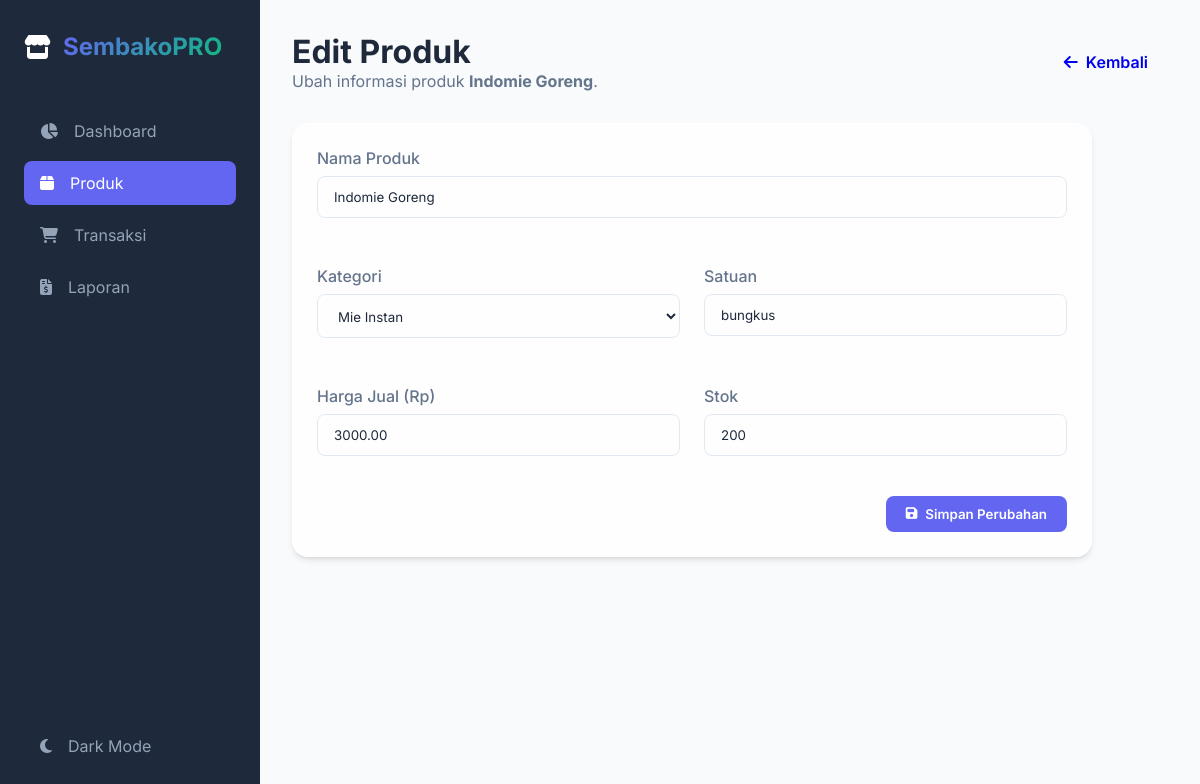
/product-edit.php?id=5, run on the app's committed database.
### tables this page shows
CREATE TABLE IF NOT EXISTS products (
    id INT AUTO_INCREMENT PRIMARY KEY,
    category_id INT,
    name VARCHAR(255) NOT NULL,
    price DECIMAL(10, 2) NOT NULL,
    stock INT DEFAULT 0,
    unit VARCHAR(50) DEFAULT 'pcs',
    image VARCHAR(255) DEFAULT 'default.png',
    created_at TIMESTAMP DEFAULT CURRENT_TIMESTAMP,
    updated_at TIMESTAMP DEFAULT CURRENT_TIMESTAMP ON UPDATE CURRENT_TIMESTAMP,
    FOREIGN KEY (category_id) REFERENCES categories(id) ON DELETE SET NULL
);

CREATE TABLE IF NOT EXISTS categories (
    id INT AUTO_INCREMENT PRIMARY KEY,
    name VARCHAR(100) NOT NULL,
    created_at TIMESTAMP DEFAULT CURRENT_TIMESTAMP
);

### product-edit.php (the view, shortened to what this page needs)
<?php
require_once 'includes/header.php';
require_once 'includes/sidebar.php';
$conn = getDB();
$id = (int)$_GET['id'];
$product = $conn->query("SELECT * FROM products WHERE id = $id")->fetch_assoc();
$categories = $conn->query("SELECT * FROM categories ORDER BY name ASC");
?>
<main class="main-container">
    <header class="fade-in">
        <div>
            <h1>Edit Produk</h1>
            <p style="color: var(--text-muted)">Ubah informasi produk <b><?= htmlspecialchars($product['name']) ?></b>.</p>
        </div>
        <div>
            <a href="products.php" class="btn">
                <i class="fas fa-arrow-left"></i> Kembali
            </a>
        </div>
    </header>
    <div class="card fade-in" style="max-width: 800px; animation-delay: 0.1s">
        <form action="" method="POST">
            <div style="display: grid; grid-template-columns: 1fr 1fr; gap: 1.5rem;">
                <div class="form-group" style="grid-column: span 2;">
                    <label class="form-label">Nama Produk</label>
                    <input type="text" name="name" class="form-control" value="<?= htmlspecialchars($product['name']) ?>" required>
                </div>
                <div class="form-group">
                    <label class="form-label">Kategori</label>
                    <select name="category_id" class="form-control" required>
                        <?php while($cat = $categories->fetch_assoc()): ?>
                            <option value="<?= $cat['id'] ?>" <?= $cat['id'] == $product['category_id'] ? 'selected' : '' ?>>
                                <?= htmlspecialchars($cat['name']) ?>
                            </option>
                        <?php endwhile; ?>
                    </select>
                </div>
                <div class="form-group">
                    <label class="form-label">Satuan</label>
                    <input type="text" name="unit" class="form-control" value="<?= htmlspecialchars($product['unit']) ?>" required>
                </div>
                <div class="form-group">
                    <label class="form-label">Harga Jual (Rp)</label>
                    <input type="number" name="price" class="form-control" value="<?= $product['price'] ?>" required>
                </div>
                <div class="form-group">
                    <label class="form-label">Stok</label>
                    <input type="number" name="stock" class="form-control" value="<?= $product['stock'] ?>" required>
                </div>
            </div>
            <div style="margin-top: 1rem; text-align: right;">
                <button type="submit" class="btn btn-primary">
                    <i class="fas fa-save"></i> Simpan Perubahan
                </button>
            </div>
        </form>
    </div>
</main>
<?php require_once 'includes/footer.php'; ?>

### assets/css/style.css (style rules this page uses)
:root { --primary: #6366f1; --primary-hover: #4f46e5; --secondary: #10b981; --accent: #f59e0b; --danger: #ef4444; --background: #f8fafc; --card-bg: rgba(255, 255, 255, 0.8); --sidebar-bg: #1e293b; --sidebar-text: #94a3b8; --sidebar-active: #ffffff; --text-main: #1e293b; --text-muted: #64748b; --border-color: #e2e8f0; --glass-border: rgba(255, 255, 255, 0.2); --shadow: 0 4px 6px -1px rgb(0 0 0 / 0.1), 0 2px 4px -2px rgb(0 0 0 / 0.1); --shadow-lg: 0 10px 15px -3px rgb(0 0 0 / 0.1), 0 4px 6px -4px rgb(0 0 0 / 0.1); }
* { margin: 0; padding: 0; box-sizing: border-box; font-family: 'Inter', system-ui, -apple-system, sans-serif; }
body { background-color: var(--background); color: var(--text-main); transition: background-color 0.3s ease; min-height: 100vh; display: flex; }
.main-container { margin-left: 260px; flex-grow: 1; padding: 2rem; }
header { display: flex; justify-content: space-between; align-items: center; margin-bottom: 2rem; }
.card { background: var(--card-bg); backdrop-filter: blur(12px); -webkit-backdrop-filter: blur(12px); border: 1px solid var(--glass-border); border-radius: 1rem; padding: 1.5rem; box-shadow: var(--shadow); }
.btn { padding: 0.625rem 1.25rem; border-radius: 0.5rem; border: none; font-weight: 600; cursor: pointer; transition: all 0.2s ease; display: inline-flex; align-items: center; gap: 0.5rem; text-decoration: none; }
.btn-primary { background-color: var(--primary); color: #fff; }
.form-group { margin-bottom: 1.5rem; }
.form-label { display: block; margin-bottom: 0.5rem; font-weight: 500; color: var(--text-muted); }
.form-control { width: 100%; padding: 0.75rem 1rem; border-radius: 0.5rem; border: 1px solid var(--border-color); background-color: transparent; color: var(--text-main); transition: all 0.2s ease; }
.fade-in { animation: fadeIn 0.4s ease forwards; }

### data on the page
products: name "Indomie Goreng", category_id "Mie Instan", unit "bungkus", price "3000.00", stock "200"
